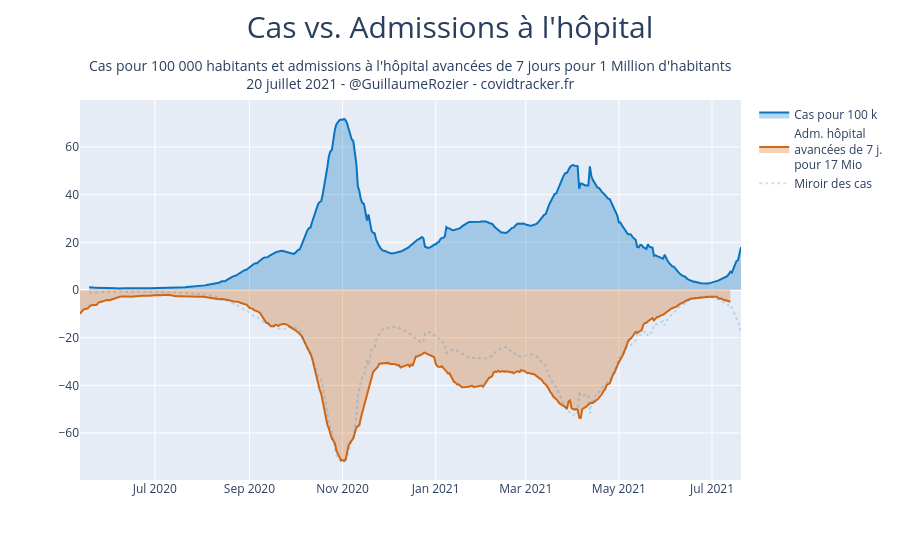

The notebook cell saved with this chart:
### Code cell
y1 = df.P.rolling(window=7).mean()/67000000*100000
y2 = df.incid_hosp.rolling(window=7).mean().shift(-7)/67000000

coef_normalisation = y1.max()/y2.max()

fig = go.Figure()
fig.add_trace(go.Scatter(
    x=df.jour,
    y=y1,
    name="Cas pour 100 k",
    marker_color='rgb(8, 115, 191)',
    fillcolor="rgba(8, 115, 191, 0.3)",
    fill='tozeroy'))
fig.add_trace(go.Scatter(
    x=df.jour,
    y=-y2*coef_normalisation,
    name="Adm. hôpital<br>avancées de 7 j.<br>pour {} Mio".format(round(coef_normalisation/100000)),
    marker_color='rgb(209, 102, 21)',
    fillcolor="rgba(209, 102, 21,0.3)",
    fill='tozeroy'))
fig.add_trace(go.Scatter(
    x=df.jour,
    y=-y1,
    name="Miroir des cas",
    marker_color='rgba(8, 115, 191, 0.2)',
    line=dict(
        dash="dot")
))
fig.update_yaxes()
fig.update_layout(
    title={
                        'text': "Cas vs. Admissions à l'hôpital",
                        'y':0.97,
                        'x':0.5,
                        'xanchor': 'center',
                        'yanchor': 'top'},
    titlefont = dict(
                    size=30),
    annotations = [
                        dict(
                            x=0.5,
                            y=1.12,
                            xref='paper',
                            yref='paper',
                            font=dict(size=14),
                            text="Cas pour 100 000 habitants et admissions à l'hôpital avancées de 7 jours pour 1 Million d'habitants<br>{} - @GuillaumeRozier - covidtracker.fr".format(datetime.strptime(df.jour.max(), '%Y-%m-%d').strftime('%d %B %Y')),#'Date : {}. Source : Santé publique France. Auteur : GRZ - covidtracker.fr.'.format(),                    showarrow = False
                            showarrow=False
                        ),
                        ]
)

#name_fig = "cas_hospitalisations_ratio"
#fig.write_image(PATH + "images/charts/france/{}.jpeg".format(name_fig), scale=2, width=900, height=600)
#plotly.offline.plot(fig, filename = PATH + 'images/html_exports/france/{}.html'.format(name_fig), auto_open=False)

### Figure 1 — Plotly figure (JSON) as saved in the notebook; plotly's stock layout.template omitted (floating-point values rounded to 4 significant figures; data arrays with more than 128 entries replaced by an {"elided": "..."} marker saying what was removed)
{"data": [{"fill": "tozeroy", "fillcolor": "rgba(8, 115, 191, 0.3)", "marker": {"color": "rgb(8, 115, 191)"}, "name": "Cas pour 100 k", "type": "scatter", "x": {"elided": "434 str values"}, "y": {"elided": "434 float values"}}, {"fill": "tozeroy", "fillcolor": "rgba(209, 102, 21,0.3)", "marker": {"color": "rgb(209, 102, 21)"}, "name": "Adm. hôpital<br>avancées de 7 j.<br>pour 17 Mio", "type": "scatter", "x": {"elided": "434 str values"}, "y": {"elided": "434 float values"}}, {"line": {"dash": "dot"}, "marker": {"color": "rgba(8, 115, 191, 0.2)"}, "name": "Miroir des cas", "type": "scatter", "x": {"elided": "434 str values"}, "y": {"elided": "434 float values"}}], "layout": {"annotations": [{"font": {"size": 14}, "showarrow": false, "text": "Cas pour 100 000 habitants et admissions à l'hôpital avancées de 7 jours pour 1 Million d'habitants<br>20 juillet 2021 - @GuillaumeRozier - covidtracker.fr", "x": 0.5, "xref": "paper", "y": 1.12, "yref": "paper"}], "title": {"font": {"size": 30}, "text": "Cas vs. Admissions à l'hôpital", "x": 0.5, "xanchor": "center", "y": 0.97, "yanchor": "top"}}}
